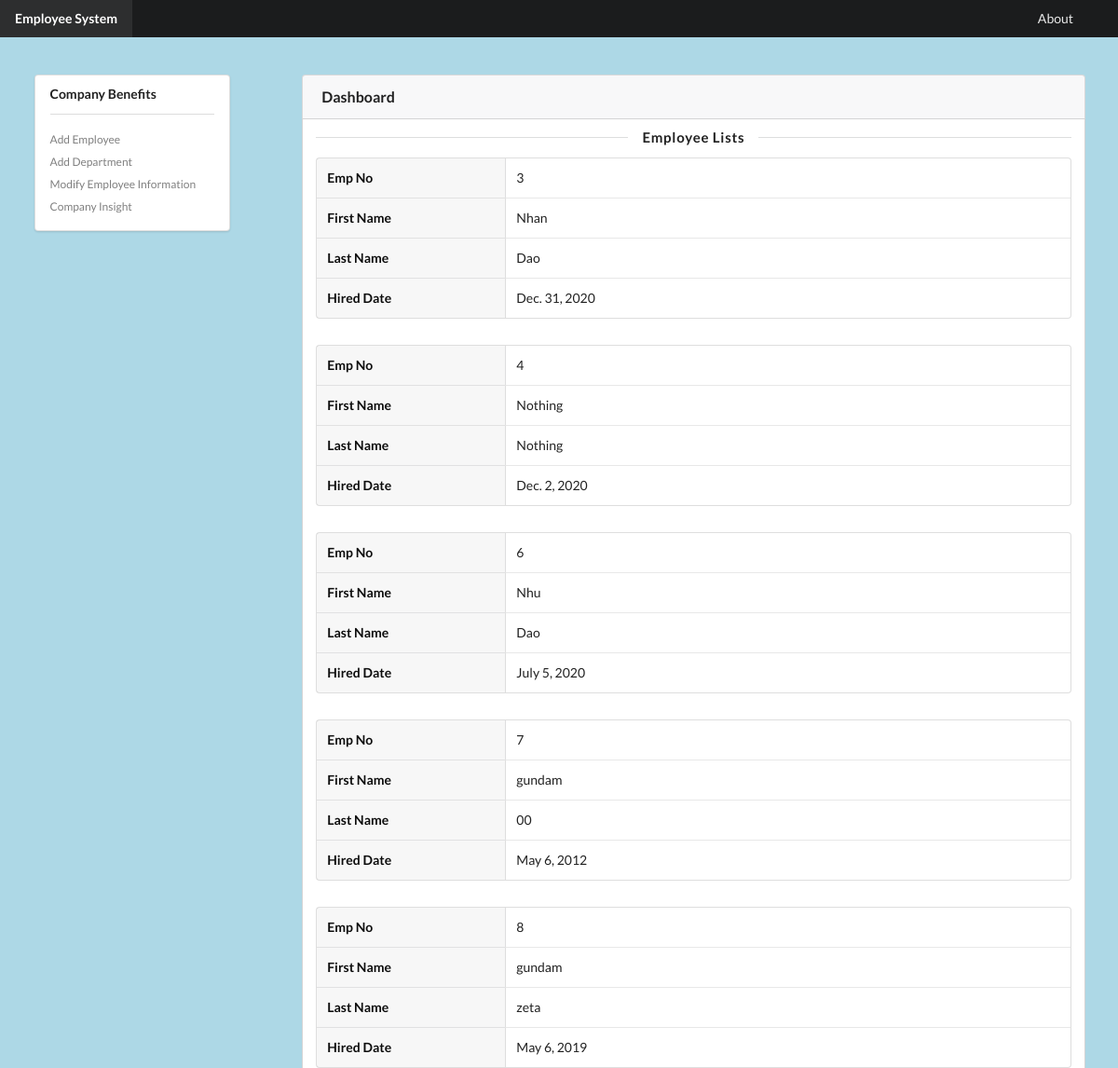
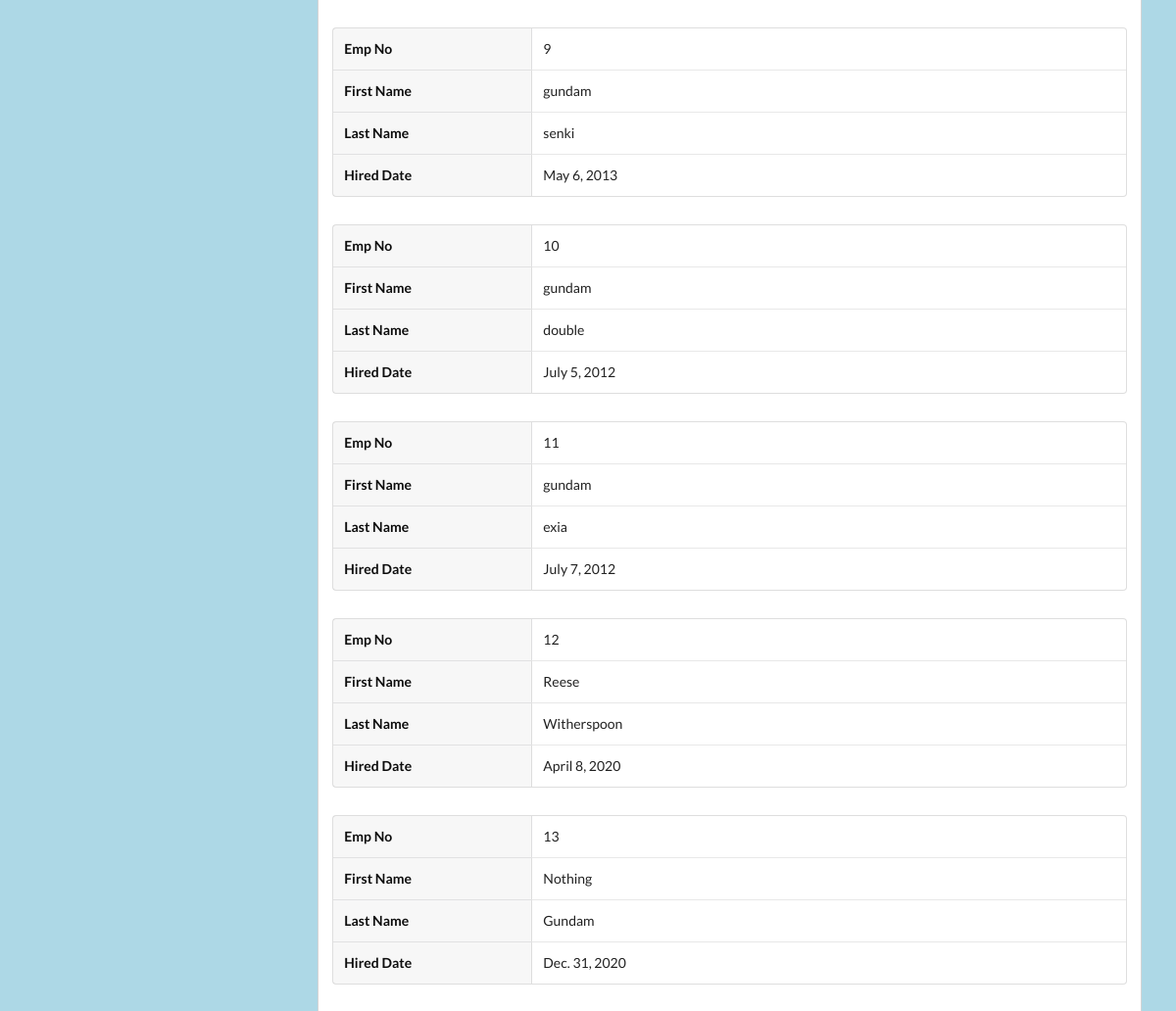
/accountant_page/index/, run on an earlier commit of the app's database (2 pictures, top to bottom).
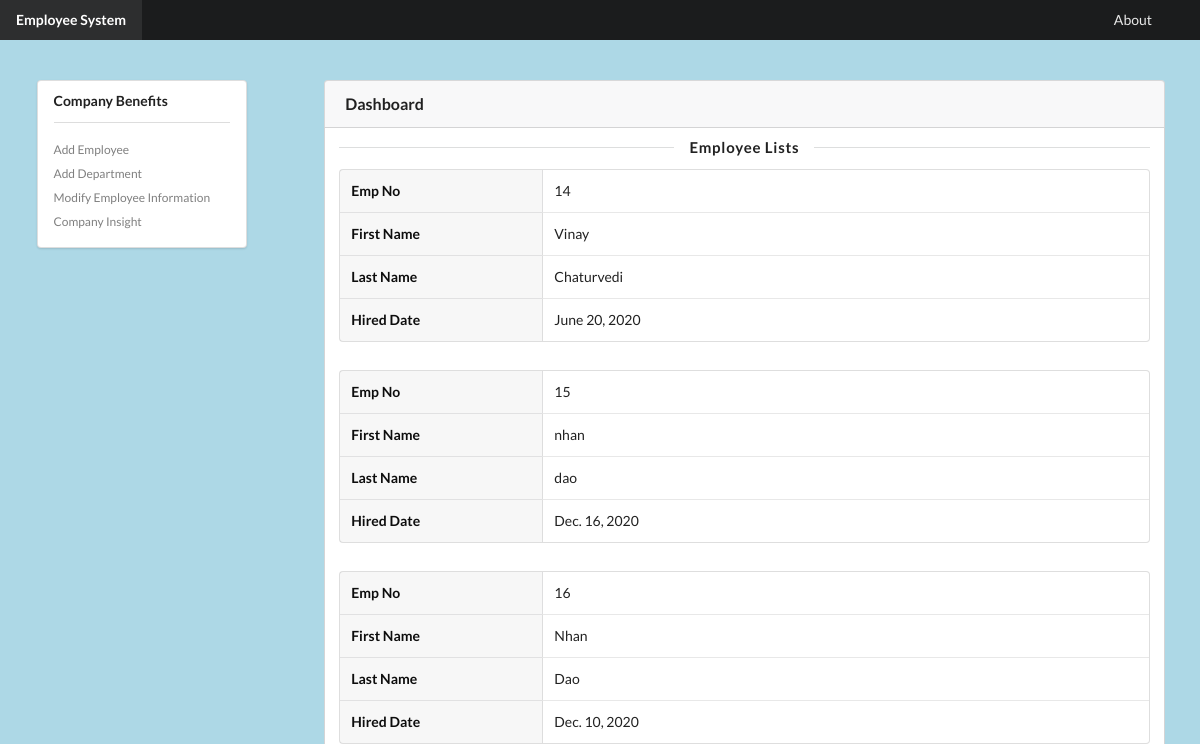
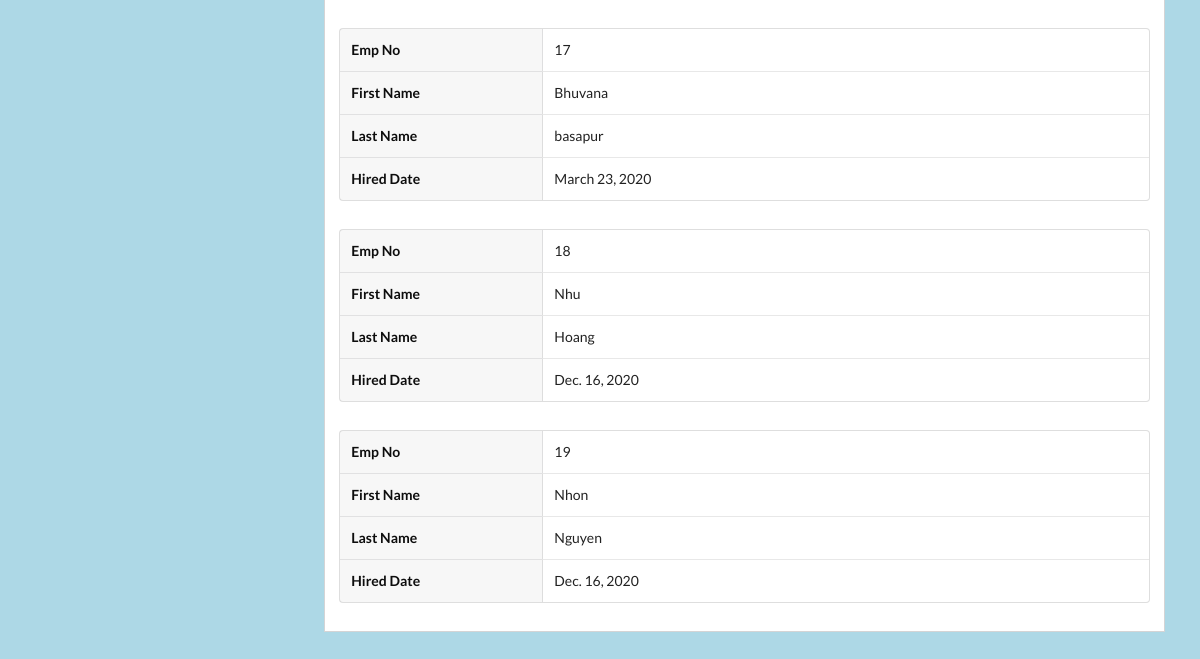
And on a later commit of the database (2 pictures, top to bottom).
### employee_page/models.py (models this page shows)
class Employees(models.Model):
    class Meta:
        db_table = "employee"
    emp_no = models.AutoField(primary_key=True)
    birth_date = models.DateField()
    first_name = models.CharField(max_length=14)
    last_name = models.CharField(max_length=16)
    gender = models.CharField(max_length=1)
    hire_date = models.DateField()

### accountant_page/views.py (the view)
# urls.py: path('index/', views.index, name='index'),
def index(request):
     employees = Employees.objects.all()
     variables = { 'current_page': 'accountant_page', 'employees': employees }
     return render(request, 'accountant.html', variables)

### templates/accountant_temp/accountant.html
{% extends "main_menu/main_menu.html"%}
    {% block body_block %}
    <div class="ui centered grid stackable container">
        <div class="column">
          <div class="ui hidden divider spacers" style="padding-top: 5%;"></div>
            <div class="ui grid">
                <div class="four wide column">
                    <div class="ui vertical menu">
                        <div class="item">
                            <div class="header">Company Benefits</div>
                            <div class="ui clearing divider"></div>
                            <div class="menu">
                                <a class="item" href="{% url 'accountant_page:add_employee' %}">Add Employee</a>
                                <a class="item" href="{% url 'accountant_page:add_department' %}">Add Department</a>
                                <a class="item" href="{% url 'accountant_page:update_employee' %}">Modify Employee Information</a>
                                <a class="item" href="{% url 'accountant_page:admin_insight' %}">Company Insight</a>
                            </div>
                        </div>
                    </div>
                </div>
                <div class="twelve wide column">
                    <div class="ui attached message">
                        <div class="header">Dashboard</div>
                    </div>
                    <div class="ui form attached fluid segment">
                        <h4 class="ui horizontal divider header">
                            </i>Employee Lists
                        </h4>
                        {% for employee in employees %}
                        <table class="ui definition table">
                            <tbody>
                                <tr>
                                    <td class="four wide column">Emp No</td>
                                    <td>{{ employee.emp_no}}</td>
                                </tr>
                                <tr>
                                    <td class="four wide column">First Name</td>
                                    <td>{{ employee.first_name }}</td>
                                </tr>
                                <tr>
                                    <td class="four wide column">Last Name</td>
                                    <td>{{ employee.last_name }}</td>
                                </tr>
                                <tr>
                                    <td class="four wide column">Hired Date</td>
                                    <td>{{ employee.hire_date }}</td>
                                </tr>
                            </tbody>
                        </table>
                        <div class="extra">
                            <div class="ui grid">
                                <div class="six wide column"></div>
                                <div class="four wide column"></div>
                                <div class="six wide column"></div>
                            </div>
                        </div>
                        {% endfor %}
                    </div>
                </div>
            </div>
        </div>
    </div
    {% endblock %}

What changed in the data, as far as the page shows it:
removed Employees: emp_no "3", first_name "Nhan", last_name "Dao", hire_date "Dec. 31, 2020"
removed Employees: emp_no "4", first_name "Nothing", last_name "Nothing", hire_date "Dec. 2, 2020"
removed Employees: emp_no "6", first_name "Nhu", last_name "Dao", hire_date "July 5, 2020"
removed Employees: emp_no "7", first_name "gundam", last_name "00", hire_date "May 6, 2012"
removed Employees: emp_no "8", first_name "gundam", last_name "zeta", hire_date "May 6, 2019"
removed Employees: emp_no "9", first_name "gundam", last_name "senki", hire_date "May 6, 2013"
removed Employees: emp_no "10", first_name "gundam", last_name "double", hire_date "July 5, 2012"
removed Employees: emp_no "11", first_name "gundam", last_name "exia", hire_date "July 7, 2012"
removed Employees: emp_no "12", first_name "Reese", last_name "Witherspoon", hire_date "April 8, 2020"
removed Employees: emp_no "13", first_name "Nothing", last_name "Gundam", hire_date "Dec. 31, 2020"
added Employees: emp_no "14", first_name "Vinay", last_name "Chaturvedi", hire_date "June 20, 2020"
added Employees: emp_no "15", first_name "nhan", last_name "dao", hire_date "Dec. 16, 2020"
added Employees: emp_no "16", first_name "Nhan", last_name "Dao", hire_date "Dec. 10, 2020"
added Employees: emp_no "17", first_name "Bhuvana", last_name "basapur", hire_date "March 23, 2020"
added Employees: emp_no "18", first_name "Nhu", last_name "Hoang", hire_date "Dec. 16, 2020"
added Employees: emp_no "19", first_name "Nhon", last_name "Nguyen", hire_date "Dec. 16, 2020"
